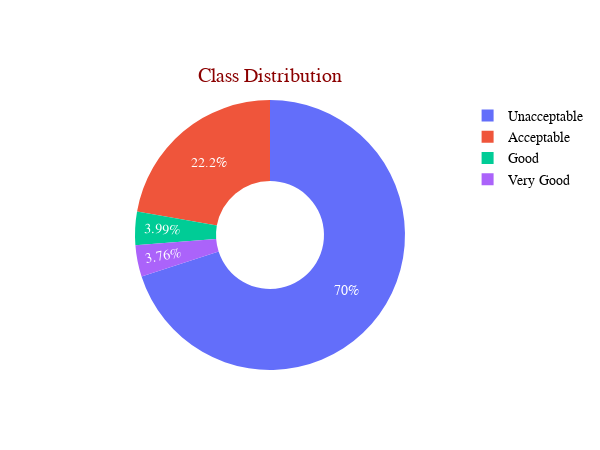

The cell this chart's notebook holds for it:
### Code cell
fg = go.Figure(layout=go.Layout(height=450, width=600))

fg.add_trace(go.Pie(values=class_frac,
                    labels=["Unacceptable", "Acceptable", "Good", "Very Good"],
                    hole=0.4,
                    insidetextfont=dict(family="Arial", size=14, color="white"),
#                     pull=[0, 0.04]
                     ))
fg.update_layout(title_text = 'Class Distribution',
                 title_font = dict(size=20, family='Arial', color='darkred'),
                 title_x=0.45,
                 title_y=0.85,
                 legend = dict(font = dict(family = "Arial", size = 14, color = "black")))

fg.show()

### Figure 1 — Plotly figure (JSON) as saved in the notebook; plotly's stock layout.template omitted (floating-point values rounded to 4 significant figures)
{"data": [{"hole": 0.4, "insidetextfont": {"color": "white", "family": "Arial", "size": 14}, "labels": ["Unacceptable", "Acceptable", "Good", "Very Good"], "type": "pie", "values": [0.7002, 0.2222, 0.03993, 0.03762]}], "layout": {"height": 450, "legend": {"font": {"color": "black", "family": "Arial", "size": 14}}, "title": {"font": {"color": "darkred", "family": "Arial", "size": 20}, "text": "Class Distribution", "x": 0.45, "y": 0.85}, "width": 600}}
